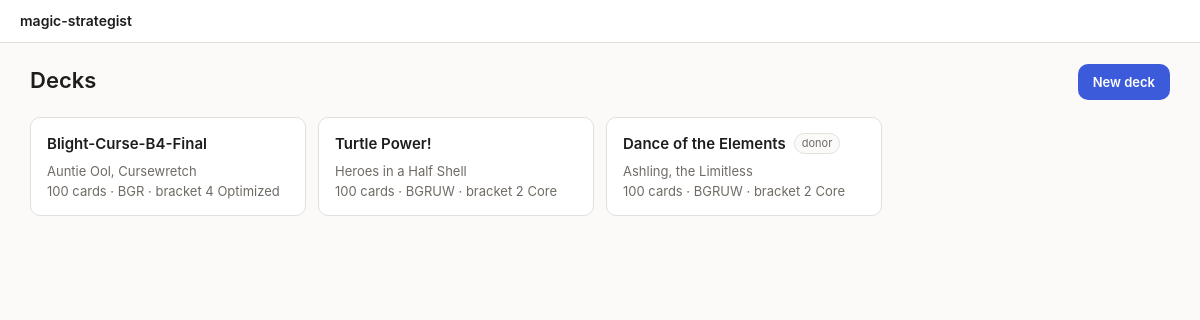
The app's page /, older data.
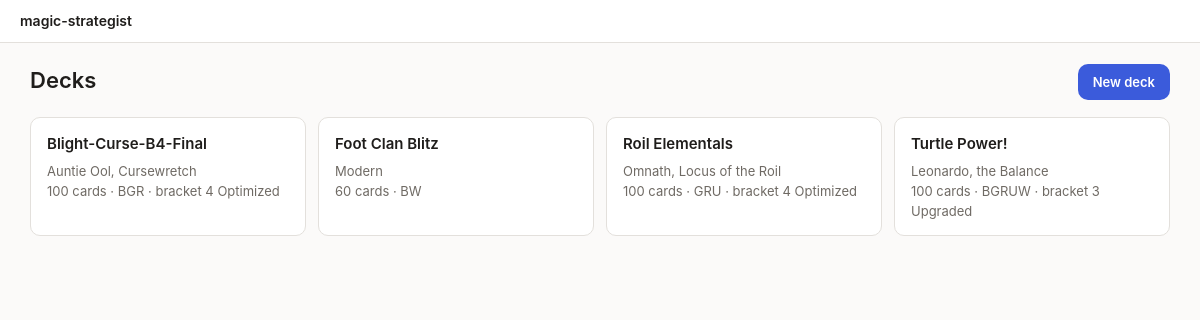
The same page, newer data.
### tables this page shows
CREATE TABLE decks (
    id                  INTEGER PRIMARY KEY,
    location_id         INTEGER NOT NULL UNIQUE REFERENCES locations(id) ON DELETE CASCADE,
    slug                TEXT NOT NULL UNIQUE,
    name                TEXT NOT NULL,
    commander_oracle_id TEXT REFERENCES cards(oracle_id),
    partner_oracle_id   TEXT REFERENCES cards(oracle_id),
    color_identity      TEXT,
    -- commander | pdh | modern | pauper | limited. See scripts/formats.py; the size
    -- and singleton rules differ, so nothing may assume "100 and singleton".
    format              TEXT NOT NULL DEFAULT 'commander'
                        CHECK (format IN ('commander', 'pdh', 'modern', 'pauper', 'limited')),
    target_bracket      INTEGER CHECK (target_bracket BETWEEN 1 AND 5),
    is_registered       INTEGER NOT NULL DEFAULT 0,
    -- active: kept assembled and held to exactly 100.
    -- donor:  cannibalised for parts. Its cards count as available inventory,
    --         its list is not held to 100, and it makes no claim on a card
    --         that an active deck also wants.
    -- retired: kept for the record only.
    -- draft: generated from a deck_request and not yet accepted.
    status              TEXT NOT NULL DEFAULT 'active'
                        CHECK (status IN ('active', 'donor', 'retired', 'draft')),
    notes               TEXT
);

CREATE TABLE cards (
    oracle_id        TEXT PRIMARY KEY,
    name             TEXT NOT NULL,
    mana_cost        TEXT,
    mana_value       REAL,
    type_line        TEXT,
    oracle_text      TEXT,
    power            TEXT,
    toughness        TEXT,
    loyalty          TEXT,
    colors           TEXT,                    -- WUBRG subset, '' = colorless
    color_identity   TEXT NOT NULL DEFAULT '',-- WUBRG subset, sorted
    keywords         TEXT,                    -- JSON array
    layout           TEXT,
    card_faces       TEXT,                    -- JSON array; NULL when single-faced
    legalities       TEXT,                    -- JSON: Scryfall's per-format legality
    is_game_changer  INTEGER NOT NULL DEFAULT 0,
    is_basic_land    INTEGER NOT NULL DEFAULT 0,
    is_token         INTEGER NOT NULL DEFAULT 0,
    is_legendary     INTEGER NOT NULL DEFAULT 0,
    can_be_commander INTEGER NOT NULL DEFAULT 0,
    scryfall_uri     TEXT,
    enriched_at      TEXT
);

### app/main.py (the view)
@app.get("/", response_class=HTMLResponse)
def index(request: Request):
    conn = q.connect()
    try:
        context = {
            "request": request,
            "decks": q.list_decks(conn),
            "requests": [r for r in q.list_requests(conn) if r["status"] != "dismissed"],
        }
    finally:
        conn.close()
    return templates.TemplateResponse("index.html", context)

### app/templates/index.html (shortened to what this page needs)
{% extends "base.html" %}
{% block content %}
<div class="wrap">
  <div class="page-head">
    <h1>Decks</h1>
    <a class="btn-primary" href="/new">New deck</a>
  </div>
  <div class="deck-list">
    {% for d in decks %}
    <a class="deck-card" href="/deck/{{ d.slug }}">
      <div class="deck-card-head">
        <span class="deck-name">{{ d.name }}</span>
        {% if d.status != 'active' %}<span class="pill pill-muted">{{ d.status }}</span>{% endif %}
      </div>
      {% if d.needs_commander %}
      <div class="deck-meta">{{ d.commander or 'commander not identified' }}</div>
      <div class="deck-meta">
        {{ d.size }} cards · {{ d.color_identity or 'C' }} ·
        bracket {{ d.target_bracket or '—' }} {{ d.bracket_name }}
      </div>
      {% else %}
      <div class="deck-meta">{{ d.format_name }}</div>
      <div class="deck-meta">{{ d.size }} cards · {{ d.color_identity or 'C' }}</div>
      {% endif %}
    </a>
    {% endfor %}
  </div>
</div>
{% endblock %}

### app/templates/base.html (shortened to what this page needs)
<!doctype html>
<html lang="en">
<head>
  <link rel="stylesheet" href="{{ asset('app.css') }}">
</head>
<body>
  <div class="stickyhead">
    <header class="topbar">
      <a href="/" class="brand">magic-strategist</a>
    </header>
  </div>
  <main>{% block content %}{% endblock %}</main>
</body>
</html>

### app/static/app.css (style rules this page uses)
:root { --bg: #fbfaf9; --surface: #ffffff; --border: #e3e0dc; --text: #1f1d1b; --muted: #6f6a64; --dim: #98928a; --cut: #b3261e; --cut-bg: #fdecea; --add: #1e6b3a; --add-bg: #e8f5ec; --warn: #8a5a00; --warn-bg: #fdf3e0; --accent: #3b5bdb; --accent-bg: #eef1fd; --radius: 10px; }
* { box-sizing: border-box; }
body { margin: 0; background: var(--bg); color: var(--text); font: 15px/1.55 -apple-system, BlinkMacSystemFont, "Segoe UI", Roboto, sans-serif; }
h1 { font-size: 22px; font-weight: 600; margin: 0 0 4px; }
a { color: inherit; }
.wrap { max-width: 1180px; margin: 0 auto; padding: 20px 20px 80px; }
.stickyhead { position: sticky; top: 0; z-index: 20; background: var(--surface); }
.topbar { display: flex; align-items: center; gap: 14px; padding: 10px 20px; background: var(--surface); border-bottom: 1px solid var(--border); }
.brand { font-weight: 600; text-decoration: none; font-size: 14px; }
.page-head { display: flex; align-items: center; justify-content: space-between; gap: 16px; margin-bottom: 16px; }
.btn-primary { font: inherit; font-size: 13px; font-weight: 600; padding: 7px 14px; cursor: pointer; border-radius: var(--radius); border: 1px solid transparent; background: var(--accent); color: #fff; text-decoration: none; display: inline-block; }
.deck-list { display: grid; grid-template-columns: repeat(auto-fill, minmax(260px, 1fr)); gap: 12px; }
.deck-card { display: block; text-decoration: none; background: var(--surface); border: 1px solid var(--border); border-radius: var(--radius); padding: 14px 16px; }
.deck-card-head { display: flex; align-items: center; gap: 8px; flex-wrap: wrap; margin-bottom: 6px; }
.deck-name { font-weight: 600; }
.deck-meta { color: var(--muted); font-size: 13px; }

Row changes from the older to the newer data that the page shows:
changed decks: name "Dance of the Elements" → "Foot Clan Blitz"; format_name (not shown) → "Modern"; status "donor" → (not shown); name "Ashling, the Limitless" → (not shown); size "100" → "60"; color_identity "BGRUW" → "BW"; target_bracket "2" → (not shown); bracket_name "Core" → (not shown); moves up the list
added decks: name "Roil Elementals", name "Omnath, Locus of the Roil", size "100", color_identity "GRU", target_bracket "4", bracket_name "Optimized"
changed decks "Turtle Power!": name "Heroes in a Half Shell" → "Leonardo, the Balance"; target_bracket "2" → "3"; bracket_name "Core" → "Upgraded"
